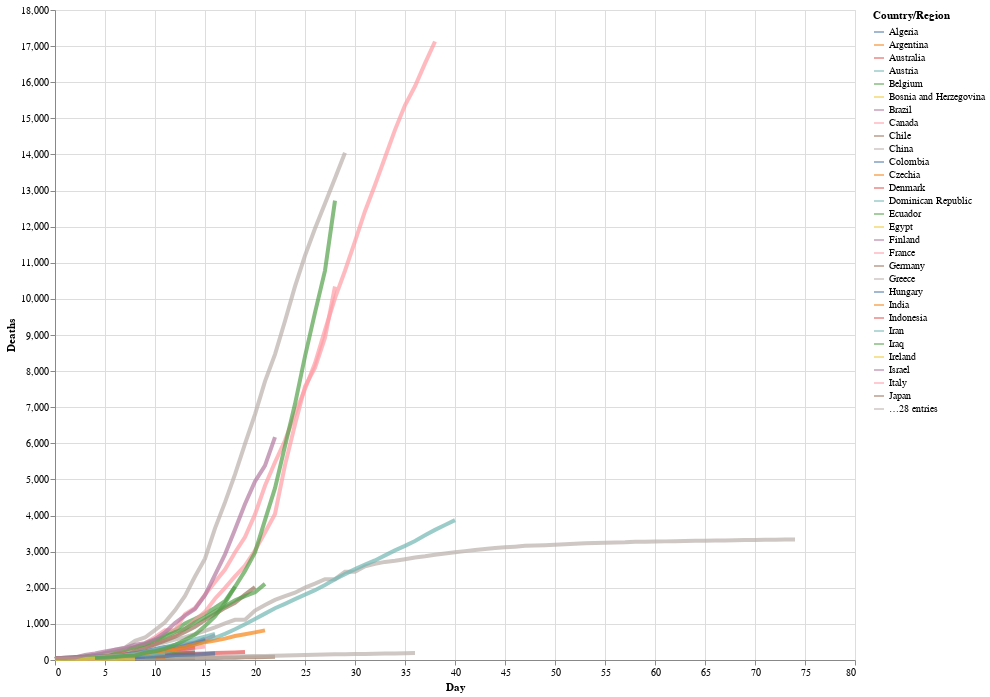

Write notebook code for a chart like this one.
### Markdown cell above
We can now customize the code to thicken the line width, to alter the opacity, and to make the chart larger:

### Code cell
# altair plot 
alt.Chart(deaths_long).mark_line(___, ___).encode(
    x='Day',
    y='Deaths',
    color='Country/Region'
).___

### Figure 1 — Vega-Lite specification as saved in the notebook (floating-point values rounded to 4 significant figures; data arrays with more than 128 entries replaced by an {"elided": "..."} marker saying what was removed)
{"config": {"view": {"continuousWidth": 400, "continuousHeight": 300}}, "data": {"name": "data-4991a3f3f81bfe9b58b1463d62bb5819"}, "mark": {"type": "line", "opacity": 0.7, "strokeWidth": 4}, "encoding": {"color": {"type": "nominal", "field": "Country/Region"}, "x": {"type": "quantitative", "field": "Day"}, "y": {"type": "quantitative", "field": "Deaths"}}, "height": 650, "width": 800, "$schema": "https://vega.github.io/schema/vega-lite/v4.8.1.json", "datasets": {"data-4991a3f3f81bfe9b58b1463d62bb5819": {"elided": "4389 records"}}}
